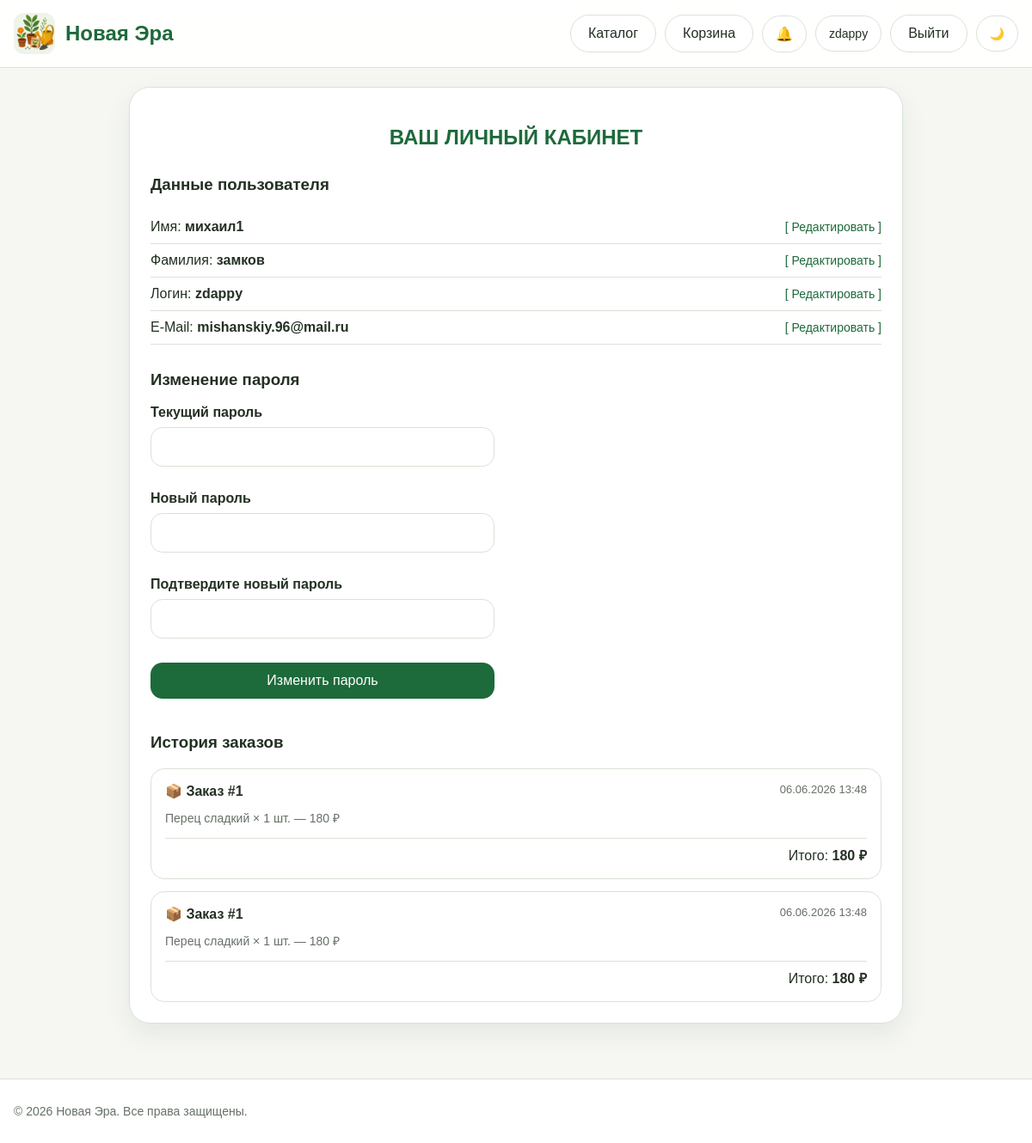
The app's page /profile (signed in), older data.
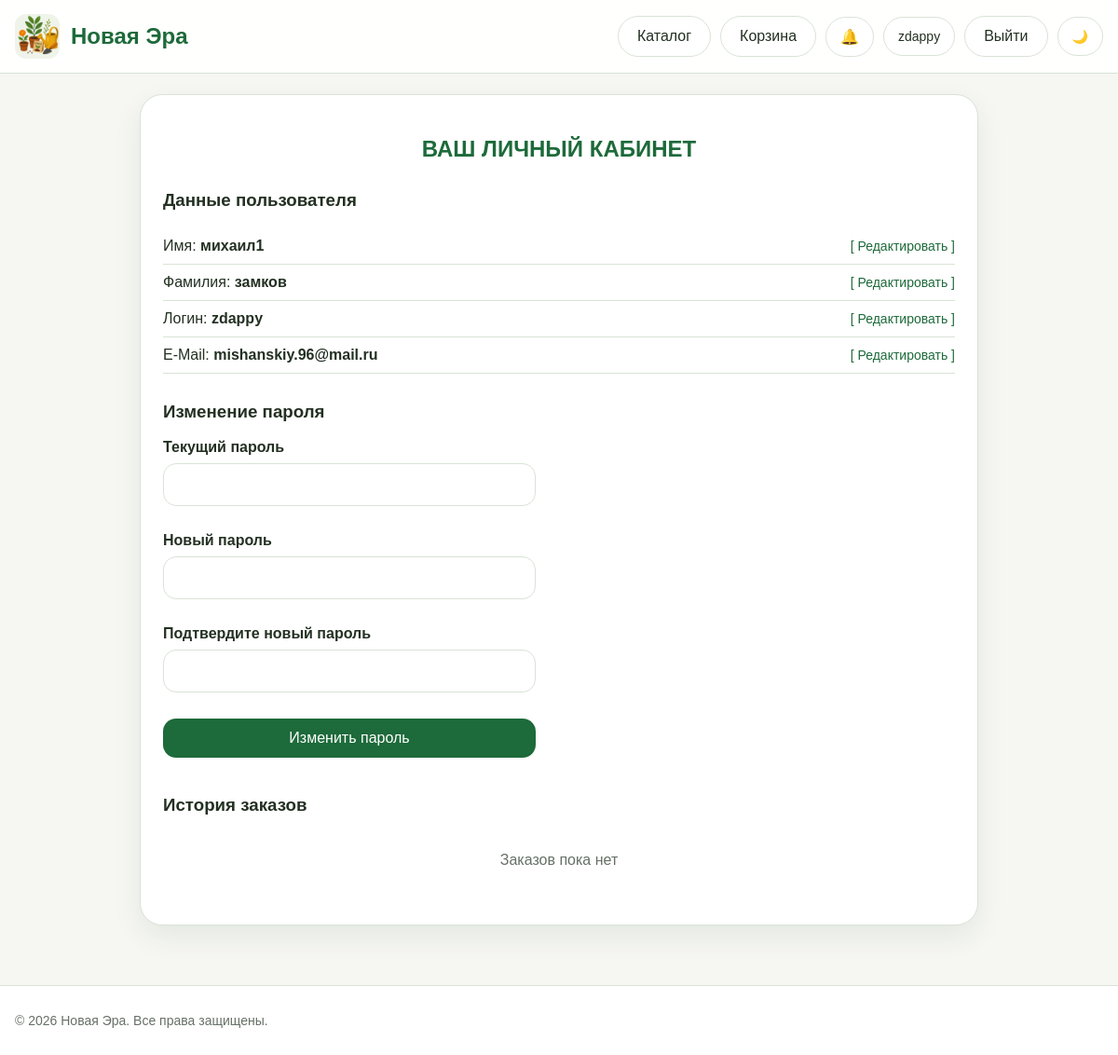
The same page, newer data.
### models.py (models this page shows)
class Order(db.Model):
    __tablename__ = 'orders'
    id = db.Column(db.Integer, primary_key=True)
    user_id = db.Column(db.Integer, db.ForeignKey('users.id'), nullable=False)
    user_order_number = db.Column(db.Integer, nullable=False)
    created_at = db.Column(db.DateTime, default=datetime.utcnow)
    total_price = db.Column(db.Float, nullable=False)
    items = db.relationship('OrderItem', backref='order', cascade='all, delete-orphan')

class OrderItem(db.Model):
    __tablename__ = 'order_items'
    id = db.Column(db.Integer, primary_key=True)
    order_id = db.Column(db.Integer, db.ForeignKey('orders.id'), nullable=False)
    product_name = db.Column(db.String(200), nullable=False)
    quantity = db.Column(db.Integer, nullable=False)
    price = db.Column(db.Float, nullable=False)

### routes.py (the view, shortened to what this page needs)
@bp.route("/profile", methods=["GET", "POST"])
@login_required
def profile():
    edit_form = ProfileEditForm(obj=current_user)
    edit_form.login.data = current_user.username
    password_form = ChangePasswordForm()
    orders = Order.query.filter_by(user_id=current_user.id).order_by(Order.created_at.desc()).all()
    return render_template("profile.html", edit_form=edit_form, password_form=password_form, orders=orders)

### forms.py
class ProfileEditForm(FlaskForm):
    surname = StringField("Фамилия", validators=[DataRequired(), Length(min=2, max=80)])
    name = StringField("Имя", validators=[DataRequired(), Length(min=2, max=80)])
    login = StringField("Логин", validators=[DataRequired(), Length(min=3, max=80)])
    email = EmailField("E-mail", validators=[DataRequired(), Email(), Length(max=120)])
    submit = SubmitField("Сохранить")

class ChangePasswordForm(FlaskForm):
    old_password = PasswordField("Текущий пароль", validators=[DataRequired()])
    new_password = PasswordField("Новый пароль", validators=[DataRequired(), Length(min=6, max=128)])
    new_password_confirm = PasswordField("Подтвердите новый пароль", validators=[DataRequired(), EqualTo('new_password', message='Пароли не совпадают')])
    submit = SubmitField("Изменить пароль")

### routes.py (called while the page is built)
@login_manager.user_loader
def load_user(user_id: str):
    try:
        return db.session.get(User, int(user_id))
    except:
        return None

### templates/profile.html (shortened to what this page needs)
{% extends "base.html" %}
{% block content %}
<div class="form-container" style="max-width:900px;margin:0 auto;">
    <h2 style="text-align:center;color:var(--brand);margin-bottom:30px;">ВАШ ЛИЧНЫЙ КАБИНЕТ</h2>
    <h3>Данные пользователя</h3>
    <div style="display:flex;justify-content:space-between;align-items:center;padding:10px 0;border-bottom:1px solid var(--border);">
        <div>Имя: <strong>{{ current_user.name or 'Не указано' }}</strong></div>
        <a href="#" onclick="document.getElementById('edit-name').style.display='block';this.parentElement.style.display='none';return false;" style="color:var(--brand);font-size:14px;">[ Редактировать ]</a>
    </div>
    <div style="display:flex;justify-content:space-between;align-items:center;padding:10px 0;border-bottom:1px solid var(--border);">
        <div>Фамилия: <strong>{{ current_user.surname or 'Не указана' }}</strong></div>
        <a href="#" onclick="document.getElementById('edit-surname').style.display='block';this.parentElement.style.display='none';return false;" style="color:var(--brand);font-size:14px;">[ Редактировать ]</a>
    </div>
    <div style="display:flex;justify-content:space-between;align-items:center;padding:10px 0;border-bottom:1px solid var(--border);">
    <div>Логин: <strong>{{ current_user.username or 'Не указан' }}</strong></div>
        <a href="#" onclick="document.getElementById('edit-login').style.display='block';this.parentElement.style.display='none';return false;" style="color:var(--brand);font-size:14px;">[ Редактировать ]</a>
    </div>
    <div style="display:flex;justify-content:space-between;align-items:center;padding:10px 0;border-bottom:1px solid var(--border);">
        <div>E-Mail: <strong>{{ current_user.email }}</strong></div>
        <a href="#" onclick="document.getElementById('edit-email').style.display='block';this.parentElement.style.display='none';return false;" style="color:var(--brand);font-size:14px;">[ Редактировать ]</a>
    </div>
    <h3 style="margin-top:30px;">Изменение пароля</h3>
    <form method="POST" style="display:grid;gap:14px;max-width:400px;">
        <div class="form-group">
            {{ password_form.old_password.label }} {{ password_form.old_password(class="form-control") }}
        </div>
        <div class="form-group">
            {{ password_form.new_password.label }} {{ password_form.new_password(class="form-control") }}
        </div>
        <div class="form-group">
            {{ password_form.new_password_confirm.label }} {{ password_form.new_password_confirm(class="form-control") }}
        </div>
        {{ password_form.submit(class="save-btn") }}
    </form>
    <h3 style="margin-top:40px;">История заказов</h3>
    {% if orders %}
        <div class="orders-history">
            {% for order in orders %}
            <div class="order-card">
                <div class="order-header">
                    <span>📦 Заказ #{{ order.user_order_number }}</span>
                    <span class="order-date">{{ order.created_at.strftime('%d.%m.%Y %H:%M') }}</span>
                </div>
                <ul class="order-items-list">
                    {% for item in order.items %}
                    <li>{{ item.product_name }} × {{ item.quantity }} шт. — {{ "%.0f"|format(item.price * item.quantity) }} ₽</li>
                    {% endfor %}
                </ul>
                <div class="order-total">Итого: <strong>{{ "%.0f"|format(order.total_price) }} ₽</strong></div>
            </div>
            {% endfor %}
        </div>
    {% else %}
        <p class="empty-state" style="text-align:center;color:var(--muted);padding:20px 0;">Заказов пока нет</p>
    {% endif %}
</div>
{% endblock %}

Row changes from the older to the newer data that the page shows:
no longer on this page (row edited): Order: user_order_number "1", created_at "06.06.2026 13:48", total_price "180"
no longer on this page (row edited): OrderItem: product_name "Перец сладкий", quantity "1", item.price*item.quantity "180"
no longer on this page (row edited): Order: user_order_number "1", created_at "06.06.2026 13:48", total_price "180"
no longer on this page (row edited): OrderItem: product_name "Перец сладкий", quantity "1", item.price*item.quantity "180"
Text that changed along with them:
text now shown: "Заказов пока нет"
